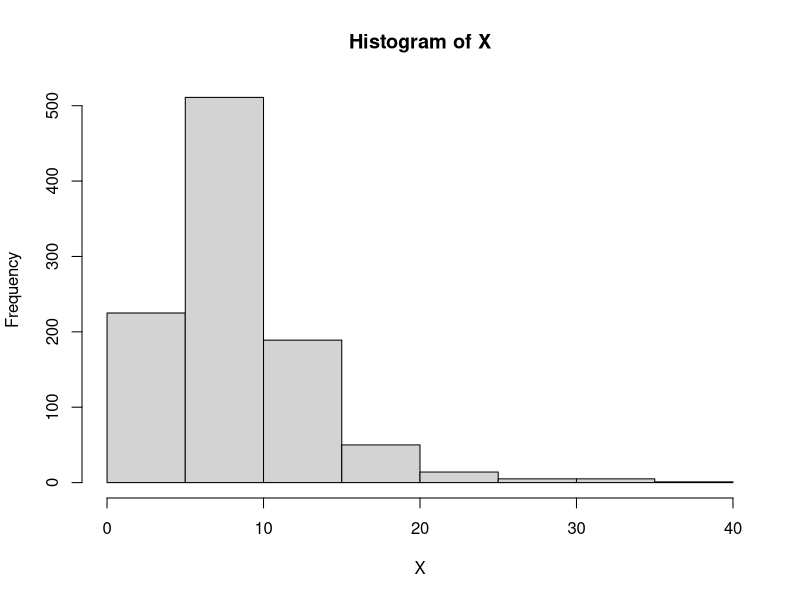

This chart was generated by the following R code:

################ DEFINE FUNCTIONS #######################

#expit function
expit <- function(x) { exp(x)/(1+exp(x)) }

#simulate data function 
sim <- function(time.grid.lower,  time.grid.upper,  time.step ,  sample.size,  exposure.duration,  frailty.mean,  frailty.sd ,  oddsratio.exposure,  oddsratio.X,  odds.baseline,  exposure.probability ) {
  
  #create time grid 
  time.grid <- seq(time.grid.lower,time.grid.upper,  time.step)
  time.grid.length = length(time.grid)
  
  #lav pre-study frailty 
  X = rlnorm(n= sample.size,  mean = frailty.mean,  sd = frailty.sd)
  
  #data matrix initialization
  E = matrix( numeric(sample.size*time.grid.length),  ncol = time.grid.length)
  Y = matrix( numeric(sample.size*time.grid.length),  ncol = time.grid.length)
  
  #linear prediction based on frailty and baseline risk 
  lin.pred = log(oddsratio.X)*X + log(odds.baseline)
  
  #simulate data
  for (j in time.grid) { 
    if (j>= exposure.duration) {
     print(j)
      
     #draw exposure 
     E[,j+1] <- rbinom(sample.size,  size=1, exposure.probability)
     
     #reset exposure to 0 for already exposed
     has.exposure = rowSums(E[, 1:j])                                        #OBS: her i oprindelig kode fra møde stod rowSums(E), som gav fejl der når kode køres får alle exposures slettet (fordi exposure i E[,j+1] medtages)
     E[has.exposure == 1, j+1] <- 0 #reset exp to 0 for prev exposed
     
     #update linear predictor ift exposed or not
     current.exposure = rowSums(E[,(j+1-exposure.duration):(j+1)])
     current.lin.pred = lin.pred + log(oddsratio.exposure)*current.exposure
    
     #update outcomes 
     Y[,j+1] <- rbinom(sample.size,size=1,expit(current.lin.pred))
    }
  }
  
  #plot pt frailty distribution
  hist(X)
  
  #return data in a list with E and Y 
  return.list = list("E"=E, "Y"=Y)
  return(return.list) 
}


################ RUN SIMULATIONS  #######################

#run sim 1
sim1 = sim( 0,   #time.grid.lower
        40,      #time.grid.upper
         1,      #time.step
         1000,   #sample.size
         2,      #exposure.duration
         2,      #frailty.mean 
         0.5,    #frailty.sd
         1,      #oddsratio.exposure
         1.05,   #oddsratio.X (odds associeret med comorbs/frailty)
         0.001,  #odds.baseline aka baseline risk 
         0.01     #exposure.probability 
)
